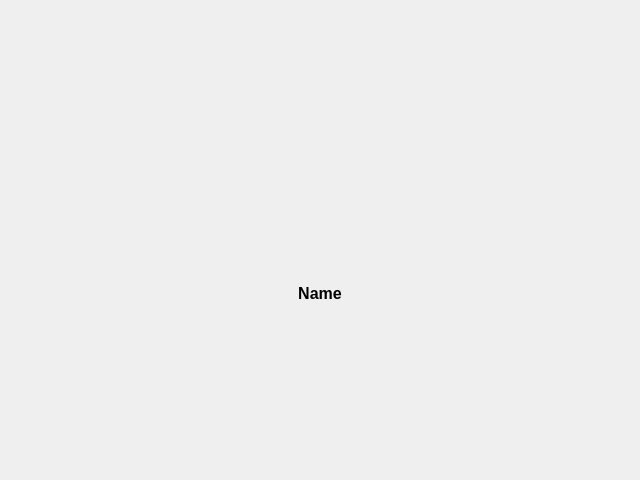
<?xml version="1.0" encoding="UTF-8"?>
<ui version="4.0">
 <class>AvatarHolder</class>
 <widget class="QWidget" name="AvatarHolder">
  <property name="geometry">
   <rect>
    <x>0</x>
    <y>0</y>
    <width>640</width>
    <height>480</height>
   </rect>
  </property>
  <property name="font">
   <font>
    <pointsize>12</pointsize>
    <bold>true</bold>
   </font>
  </property>
  <property name="windowTitle">
   <string>Form</string>
  </property>
  <layout class="QGridLayout" name="gridLayout">
   <item row="2" column="1">
    <widget class="QLabel" name="name">
     <property name="minimumSize">
      <size>
       <width>100</width>
       <height>0</height>
      </size>
     </property>
     <property name="text">
      <string>Name</string>
     </property>
     <property name="alignment">
      <set>Qt::AlignCenter</set>
     </property>
    </widget>
   </item>
   <item row="0" column="0" colspan="3">
    <spacer name="verticalSpacer_2">
     <property name="orientation">
      <enum>Qt::Vertical</enum>
     </property>
     <property name="sizeHint" stdset="0">
      <size>
       <width>20</width>
       <height>40</height>
      </size>
     </property>
    </spacer>
   </item>
   <item row="4" column="0" colspan="3">
    <spacer name="verticalSpacer">
     <property name="orientation">
      <enum>Qt::Vertical</enum>
     </property>
     <property name="sizeHint" stdset="0">
      <size>
       <width>20</width>
       <height>40</height>
      </size>
     </property>
    </spacer>
   </item>
   <item row="1" column="1">
    <widget class="AvatarImage" name="image" native="true">
     <property name="minimumSize">
      <size>
       <width>100</width>
       <height>100</height>
      </size>
     </property>
    </widget>
   </item>
   <item row="1" column="0" rowspan="2">
    <spacer name="horizontalSpacer">
     <property name="orientation">
      <enum>Qt::Horizontal</enum>
     </property>
     <property name="sizeHint" stdset="0">
      <size>
       <width>200</width>
       <height>100</height>
      </size>
     </property>
    </spacer>
   </item>
   <item row="1" column="2" rowspan="2">
    <spacer name="horizontalSpacer_2">
     <property name="orientation">
      <enum>Qt::Horizontal</enum>
     </property>
     <property name="sizeHint" stdset="0">
      <size>
       <width>200</width>
       <height>100</height>
      </size>
     </property>
    </spacer>
   </item>
  </layout>
 </widget>
 <customwidgets>
  <customwidget>
   <class>AvatarImage</class>
   <extends>QWidget</extends>
   <header>avatarimage.h</header>
   <container>1</container>
  </customwidget>
 </customwidgets>
 <resources/>
 <connections/>
</ui>
